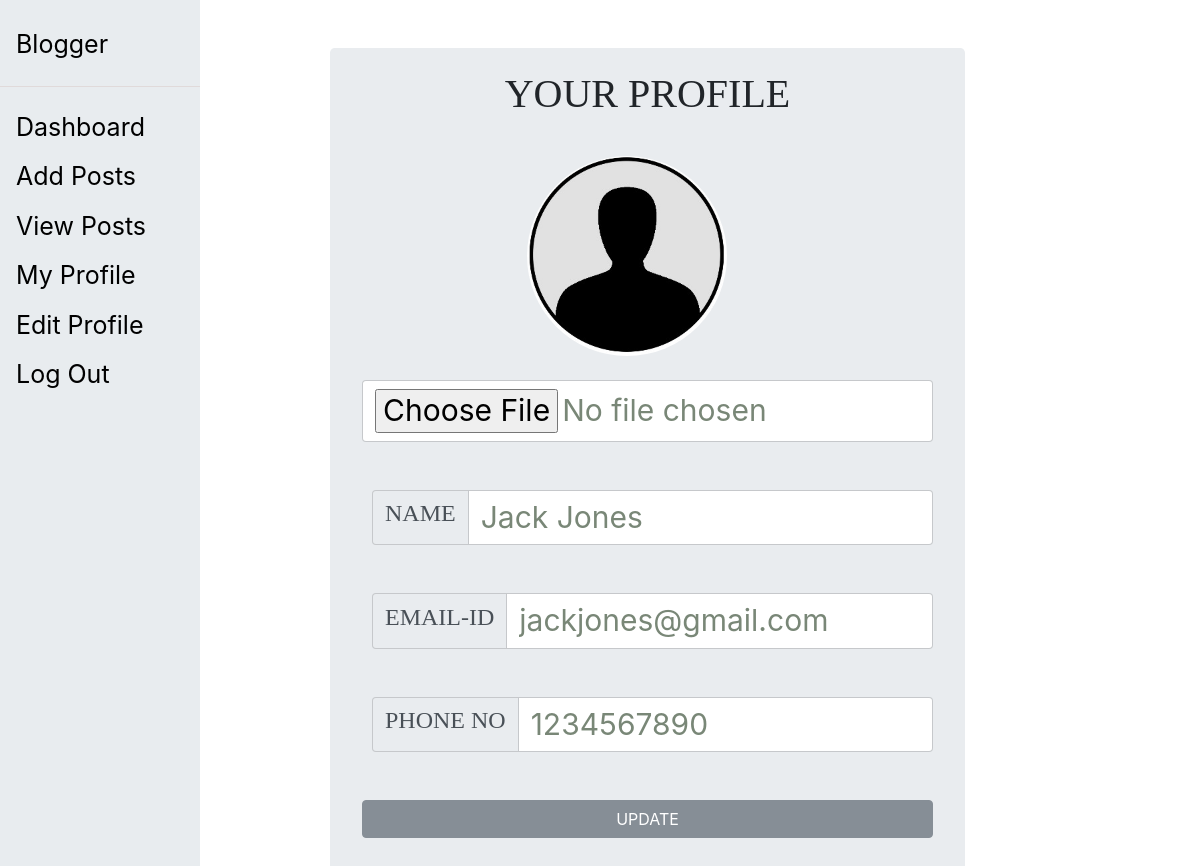
Page /editprofile.php (signed in) on the committed database.
### tables this page shows
CREATE TABLE `register` (
  `userid` int(20) NOT NULL,
  `username` varchar(30) NOT NULL,
  `email` varchar(50) NOT NULL,
  `password` varchar(30) NOT NULL,
  `phone` varchar(20) NOT NULL,
  `img` varchar(250) DEFAULT NULL,
  `regon` datetime NOT NULL
);

### editprofile.php (the view, shortened to what this page needs)
<!DOCTYPE html>
<?php
include "database.php";
include "sidebar.php";
?>
<html lang="en">
<head>
    <link href="bootstrap/bootstrap.min.css" rel="stylesheet"/>
</head>
<?php
$username = $usernameErr = "";
$no = $noErr= "";
$email =$emailErr= "";
?>
<body>
    <div class="container">
    <div class="row">
    <div class="col-md-3">
    </div>
    <div class="col-md-7"><br><br>
    <div class="jumbotron">
    <center><h1 style="margin-top:-40px; font-family:Algerian Regular;">YOUR PROFILE</h1></center>
    <br><br><br>
    <form action="" method="post" enctype="multipart/form-data">
    <?php
    $sql="select * from register where email='$_SESSION[email]'";
    $result=$conn->query($sql);
    if($result->num_rows>0)
      {
       while($row=$result->fetch_assoc())
         {
           if($row['img']=='images/.')
           {
               echo "<img src='images/guest-user.jpg' alt='this is picture' style='border-radius:50%;  margin-top:-40px;  margin-left:165px;' height='200px' width='200px'/><br><br>";
           }
           else
           {
               echo "<img src='".$row['img']."' alt='this is picture' style='border-radius:50%; margin-top:-40px; margin-left:165px; border:3px dashed grey;' height='200px' width='200px'/><br><br>";
           }
           echo "<input type='file' name='img'  class='form-control  fs'/><br><br>";
           echo "<div class='input-group'><span class='input-group-addon ff' style='   margin-left:10px;'><h4>NAME</h4></span>
                  <input type='text' name='username' value='".$row['username']."' class='form-control  fs'/></div><br>";
                   echo "<span style='color:grey;'>".$usernameErr."</span><br>";
                  echo "<div class='input-group'><span class='input-group-addon ff' style='   margin-left:10px;'><h4>EMAIL-ID</h4></span>
                  <input type='email' name='email' value='".$row['email']."' class='form-control  fs'/></div><br>";
                   echo "<span style='color:grey;'>".$emailErr."</span><br>";
                  echo "<div class='input-group'><span class='input-group-addon ff' style='   margin-left:10px;'><h4>PHONE NO</h4></span>
                  <input type='text' name='phone' value='".$row['phone']."' class='form-control  fs'/></div><br>";
                   echo "<span style='color:grey;'>".$noErr."</span><br>";
                  echo "<button class='btn btn-block btn-secondary' type='submit' name='btn'>UPDATE</button><br>";
         }
        }
    ?>
    </form>
    </div>
    </div>
    </div>
    </div>
</body>
</html>

### editprofile.php (style rules this page uses)
.ff { font-family:Berlin Sans FB; }
.fs { font-size: 30px; color: #798777; }

### rows in the picture
register: username "Jack Jones", email "jackjones@gmail.com", phone "1234567890"
